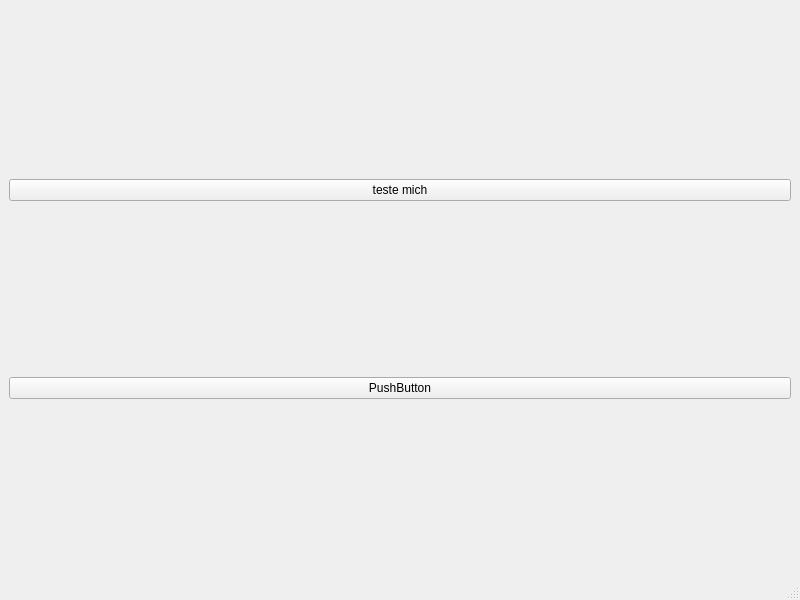
<?xml version="1.0" encoding="UTF-8"?>
<ui version="4.0">
 <class>MainWindow</class>
 <widget class="QMainWindow" name="MainWindow">
  <property name="geometry">
   <rect>
    <x>0</x>
    <y>0</y>
    <width>800</width>
    <height>600</height>
   </rect>
  </property>
  <property name="windowTitle">
   <string>MainWindow</string>
  </property>
  <widget class="QWidget" name="centralwidget">
   <layout class="QVBoxLayout" name="verticalLayout">
    <item>
     <widget class="EventTestButton" name="pushButton">
      <property name="text">
       <string>teste mich</string>
      </property>
     </widget>
    </item>
    <item>
     <widget class="QPushButton" name="pushButton_2">
      <property name="text">
       <string>PushButton</string>
      </property>
     </widget>
    </item>
   </layout>
  </widget>
  <widget class="QMenuBar" name="menubar">
   <property name="geometry">
    <rect>
     <x>0</x>
     <y>0</y>
     <width>800</width>
     <height>39</height>
    </rect>
   </property>
  </widget>
  <widget class="QStatusBar" name="statusbar"/>
 </widget>
 <customwidgets>
  <customwidget>
   <class>EventTestButton</class>
   <extends>QPushButton</extends>
   <header>EventTestButton.h</header>
  </customwidget>
 </customwidgets>
 <resources/>
 <connections/>
</ui>
